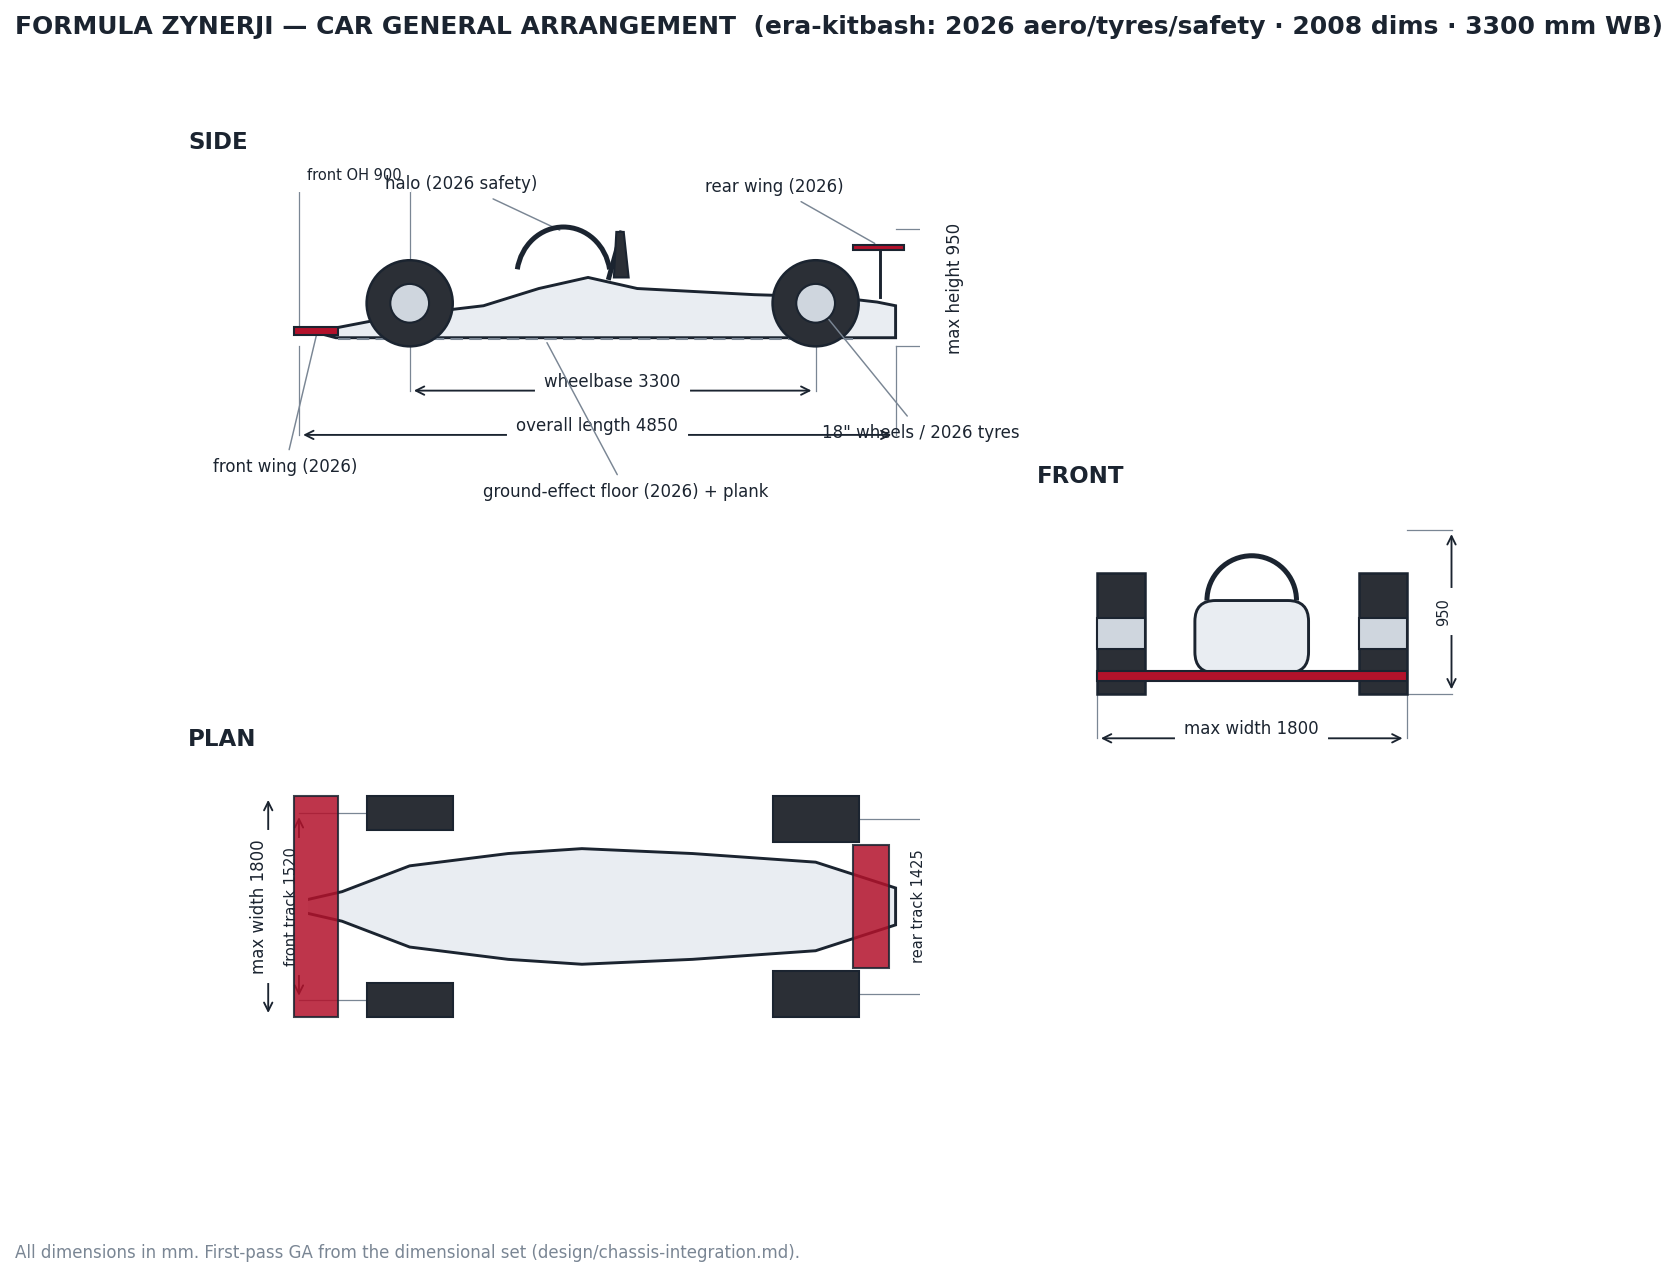

Write Python code to recreate this figure.
"""Formula Zynerji — Car General Arrangement (side / plan / front), dimensioned. Units: mm.
   python drawings/car_ga.py  ->  drawings/car_ga.{svg,png}"""
import numpy as np, matplotlib.pyplot as plt
from matplotlib.patches import Polygon, Rectangle, Circle, Arc, FancyBboxPatch
from matplotlib.gridspec import GridSpec
from _draw import style, dim, label, save, INK, ACC, MUT, FILL

# --- dimension set (model/regs) ---
WB, FOH, ROH = 3300, 900, 650
L, H, Wd = WB+FOH+ROH, 950, 1800          # length 4850
FAX, RAX = FOH, FOH+WB                      # axle x-positions: 900, 4200
R, WF, WR = 350, 280, 375                   # wheel radius (≈700 dia), tyre widths F/R
TF, TR = 1520, 1425                         # tracks F/R

def wheel_side(ax, cx):
    ax.add_patch(Circle((cx,R), R, fc="#2b2f36", ec=INK, lw=1.2, zorder=3))
    ax.add_patch(Circle((cx,R), R*0.45, fc="#cfd6de", ec=INK, lw=1, zorder=4))  # 18" rim

def car_side(ax):
    # body silhouette (x,z) — stylised open-wheeler
    body = [(0,150),(300,150),(820,250),(1500,330),(1950,470),(2350,560),
            (2750,470),(3700,420),(4350,400),(4700,360),(L,330),(L,70),(300,70),(0,150)]
    ax.add_patch(Polygon(body, closed=True, fc=FILL, ec=INK, lw=1.4, zorder=2))
    # halo / roll hoop over cockpit
    ax.add_patch(Arc((2150,560),760,820,theta1=10,theta2=170,color=INK,lw=2.4,zorder=5))
    ax.plot([2520,2620],[560,920],color=INK,lw=2.4,zorder=5)            # rollhoop strut
    ax.add_patch(Polygon([(2560,560),(2680,560),(2640,930),(2580,930)],closed=True,fc="#2b2f36",ec=INK,zorder=5))
    wheel_side(ax,FAX); wheel_side(ax,RAX)
    ax.add_patch(Rectangle((-40,90),360,70,fc=ACC,ec=INK,lw=1,zorder=6))  # front wing
    ax.add_patch(Rectangle((4500,780),420,40,fc=ACC,ec=INK,lw=1,zorder=6))# rear wing plane
    ax.plot([4720,4720],[400,780],color=INK,lw=1.4,zorder=6)              # rear wing post
    ax.plot([320,4500],[60,60],color=MUT,lw=1.0,ls=(0,(6,3)),zorder=2)    # floor / reference plane
    # dims
    dim(ax,(FAX,0),(RAX,0),"wheelbase 3300", off=-360, fs=8)
    dim(ax,(0,0),(L,0),"overall length 4850", off=-720, fs=8)
    dim(ax,(L,0),(L,H),"max height 950", off=560, vertical=True, fs=8)
    dim(ax,(0,150),(FOH,150),"front OH 900", off=1180, fs=7)
    label(ax,(150,125),"front wing (2026)",(-700,-980))
    label(ax,(4710,820),"rear wing (2026)",(3300,1300))
    label(ax,(2150,930),"halo (2026 safety)",(700,1320))
    label(ax,(2000,60),"ground-effect floor (2026) + plank",(1500,-1180))
    label(ax,(RAX,R),"18\" wheels / 2026 tyres",(4250,-700))
    style(ax,"SIDE")

def car_plan(ax):
    # body plan outline (x, y) symmetric about 0
    half=[(0,40),(350,120),(900,330),(1700,430),(2300,470),(3200,430),(4200,360),(L,150)]
    top=[(x,y) for x,y in half]; bot=[(x,-y) for x,y in half][::-1]
    ax.add_patch(Polygon(top+bot, closed=True, fc=FILL, ec=INK, lw=1.4, zorder=2))
    for ax_x,tr,w in [(FAX,TF,WF),(RAX,TR,WR)]:
        for s in (1,-1):
            cy=s*tr/2
            ax.add_patch(Rectangle((ax_x-R,cy-w/2),2*R,w,fc="#2b2f36",ec=INK,lw=1,zorder=3))
    ax.add_patch(Rectangle((-40,-Wd/2),360,Wd,fc=ACC,ec=INK,lw=1,alpha=.85,zorder=4))   # front wing full width
    ax.add_patch(Rectangle((4500,-500),300,1000,fc=ACC,ec=INK,lw=1,alpha=.85,zorder=4)) # rear wing
    # width + tracks (vertical dims)
    dim(ax,(-250,-Wd/2),(-250,Wd/2),"max width 1800", off=0, vertical=True, fs=8)
    dim(ax,(FAX,-TF/2),(FAX,TF/2),"front track 1520", off=-900, vertical=True, fs=7)
    dim(ax,(RAX,-TR/2),(RAX,TR/2),"rear track 1425", off=900, vertical=True, fs=7)
    style(ax,"PLAN")

def car_front(ax):
    for s in (1,-1):
        cy=s*TF/2
        ax.add_patch(Rectangle((cy-WF/2,0),WF,2*R,fc="#2b2f36",ec=INK,lw=1.2,zorder=3))
        ax.add_patch(Rectangle((cy-WF/2,R-90),WF,180,fc="#cfd6de",ec=INK,lw=1,zorder=4))
    # body cross-section
    ax.add_patch(FancyBboxPatch((-330,120),660,420,boxstyle="round,pad=0,rounding_size=120",
                                fc=FILL,ec=INK,lw=1.4,zorder=2))
    ax.add_patch(Arc((0,540),520,520,theta1=0,theta2=180,color=INK,lw=2.4,zorder=5))   # halo arc
    ax.add_patch(Rectangle((-Wd/2,70),Wd,60,fc=ACC,ec=INK,lw=1,zorder=6))               # front wing span
    dim(ax,(-Wd/2,0),(Wd/2,0),"max width 1800", off=-260)
    dim(ax,(Wd/2,0),(Wd/2,H),"950", off=260, vertical=True, fs=7)
    style(ax,"FRONT")

fig=plt.figure(figsize=(11,8.5)); gs=GridSpec(2,2,figure=fig,height_ratios=[1.05,1],width_ratios=[1.7,1])
axs=fig.add_subplot(gs[0,0]); axp=fig.add_subplot(gs[1,0]); axf=fig.add_subplot(gs[:,1])
car_side(axs); car_plan(axp); car_front(axf)
for a in (axs,axp): a.set_xlim(-900,5050)
axs.set_ylim(-1900,1500); axp.set_ylim(-1200,1200); axf.set_xlim(-1250,1250); axf.set_ylim(-450,1150)
fig.suptitle("FORMULA ZYNERJI — CAR GENERAL ARRANGEMENT  (era-kitbash: 2026 aero/tyres/safety · 2008 dims · 3300 mm WB)",
             fontsize=12, fontweight="bold", color=INK, x=0.02, ha="left")
fig.text(0.02,0.005,"All dimensions in mm. First-pass GA from the dimensional set (design/chassis-integration.md).",
         fontsize=8, color=MUT)
save(fig,"car_ga"); print("saved drawings/car_ga.{svg,png}")
